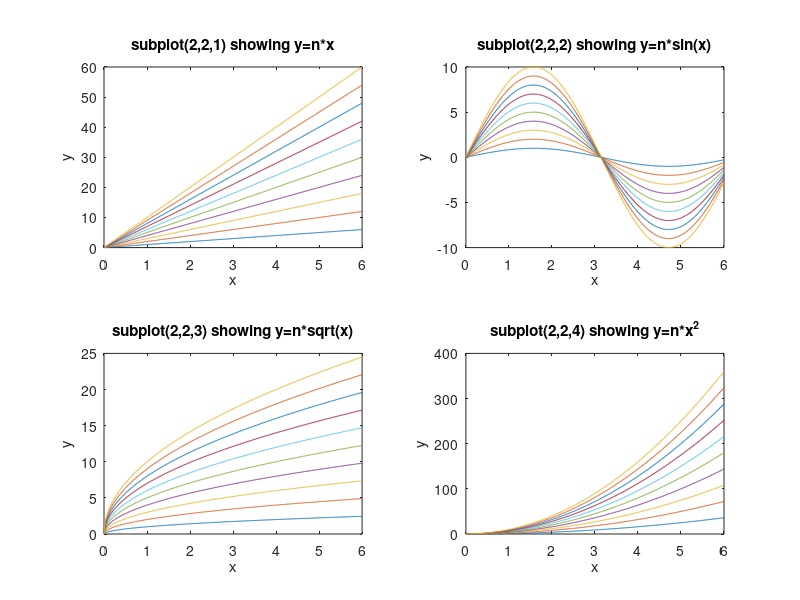

Write MATLAB code to recreate this figure.
% Plotting separate graphs using 'subplot' and 'title'

x=0:.01:6;
clear A

A=[1:10]'*x;
subplot(2,2,1);
plot(x,A)
title('subplot(2,2,1) showing y=n*x')
xlabel('x')
ylabel('y')

A=[1:10]'*sin(x);
subplot(2,2,2);
plot(x,A)
title('subplot(2,2,2) showing y=n*sin(x)')
xlabel('x')
ylabel('y')

clear A
A=[1:10]'*sqrt(x);
subplot(2,2,3);
plot(x,A)
title('subplot(2,2,3) showing y=n*sqrt(x)')
xlabel('x')
ylabel('y')

clear A
A=[1:10]'*x.^2;
subplot(2,2,4);
plot(x,A)
title('subplot(2,2,4) showing y=n*x^2')
xlabel('x')
ylabel('y')
